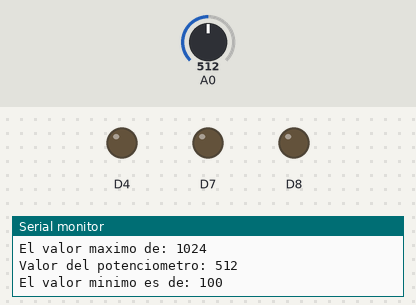
Recording of a sketch running on a simulated ESP8266 (NodeMCU). Shown: output pins drawn as LEDs (lit = HIGH), the last lines printed to the serial monitor. The test bench sets the inputs (shaded band); at power-on: A0 = 512.

Above: at 4.3 s.
4.4 s: A0 set to 529
At 7.4 s:
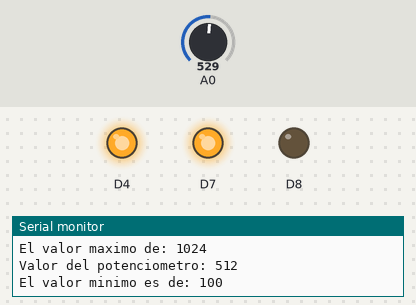
7.6 s: A0 set to 91
At 10.6 s:
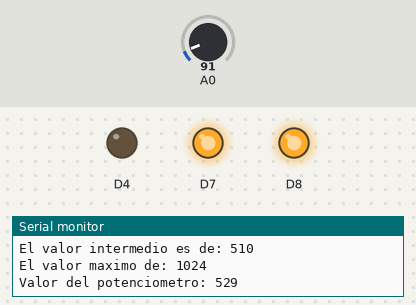
10.8 s: A0 set to 520
At 11.9 s:
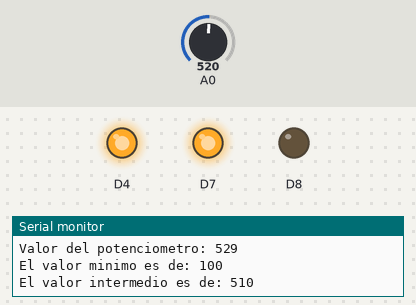
12.3 s: A0 set to 504
At 16.1 s:
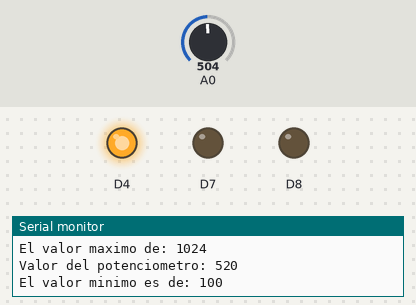
Timing chart, 0 to 16.5 s (numbered marks = the images above; inputs shaded):
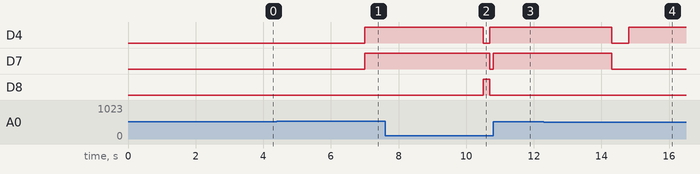

Measured:
- the behaviour switches between 513 and 514 on A0 (found by bisection; images 0 and 1)
- after the input at 4.4 s, D4, D7: LOW → HIGH after 2.6 s
- after the input at 7.6 s, D4: HIGH → LOW after 2.9 s, → HIGH 0.20 s later; D7: HIGH → LOW after 3.1 s; D8: LOW → HIGH after 2.9 s, → LOW 0.20 s later
- after the input at 10.8 s, D7: LOW → HIGH at once
- after the input at 12.3 s, D4: HIGH → LOW after 2.0 s, → HIGH 0.50 s later; D7: HIGH → LOW after 2.0 s

The sketch:

Actividad_4_-_2_ejercicio.ino
```cpp
void setup(){
  pinMode(D8,OUTPUT),
  pinMode(D7,OUTPUT);
  pinMode(D4,OUTPUT);
  pinMode(A0,INPUT);
  pinMode(D3,INPUT);

  Serial.begin(115200);
}

void loop(){

   int x=analogRead(A0);

    Serial.println("El valor minimo es de: 100");
    delay(1000);
    Serial.println("El valor intermedio es de: 510");
    delay(1000);
    Serial.println("El valor maximo de: 1024 ");
     delay(1000);
    Serial.print("Valor del potenciometro: ");
    Serial.println(x);
    delay(500);
    Serial.println("");

  if (analogRead(A0)<100)
  {
      digitalWrite(D7,HIGH);
      digitalWrite(D4,LOW);
      digitalWrite(D8,HIGH);
      delay(200);
      digitalWrite(D7,LOW);
      digitalWrite(D4,HIGH);
      digitalWrite(D8,LOW);
      delay(100);
  }

  if(analogRead(A0)>=101 && analogRead(A0)<=510)
  {
    digitalWrite(D8,LOW);
    digitalWrite(D7,LOW);
      digitalWrite(D4,LOW);
      delay(500);
      digitalWrite(D4,HIGH);
      delay(500);
  }

  if(analogRead(A0)>=514)
  {
      digitalWrite(D7,HIGH);
      digitalWrite(D8,LOW);
      digitalWrite(D4,HIGH);
  }

  if(analogRead(A0)==1024)
  {
      digitalWrite(D8,HIGH);
      digitalWrite(D7,LOW);
      digitalWrite(D4,HIGH);
  }


}
```
